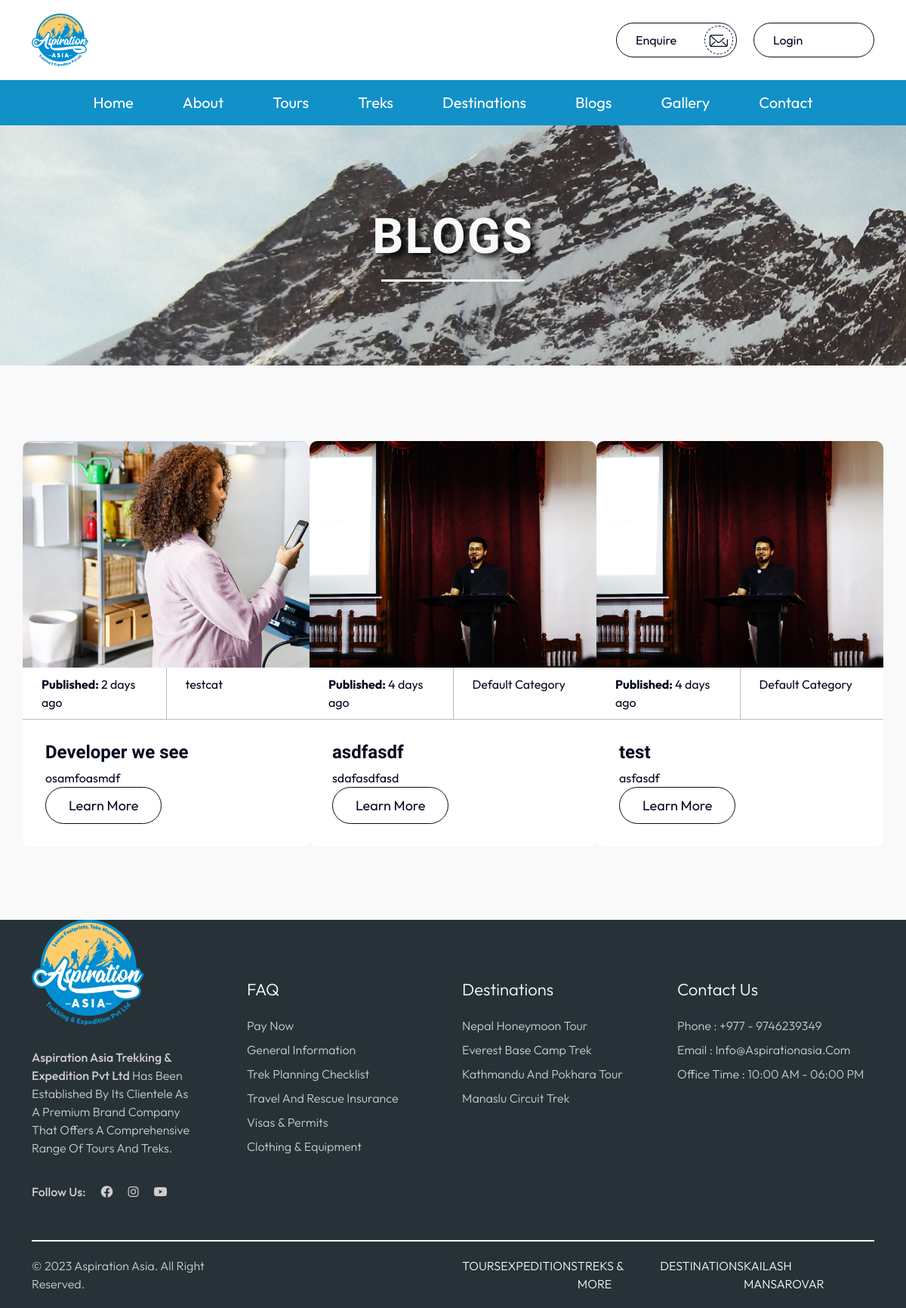
The app's page /blog, older data.
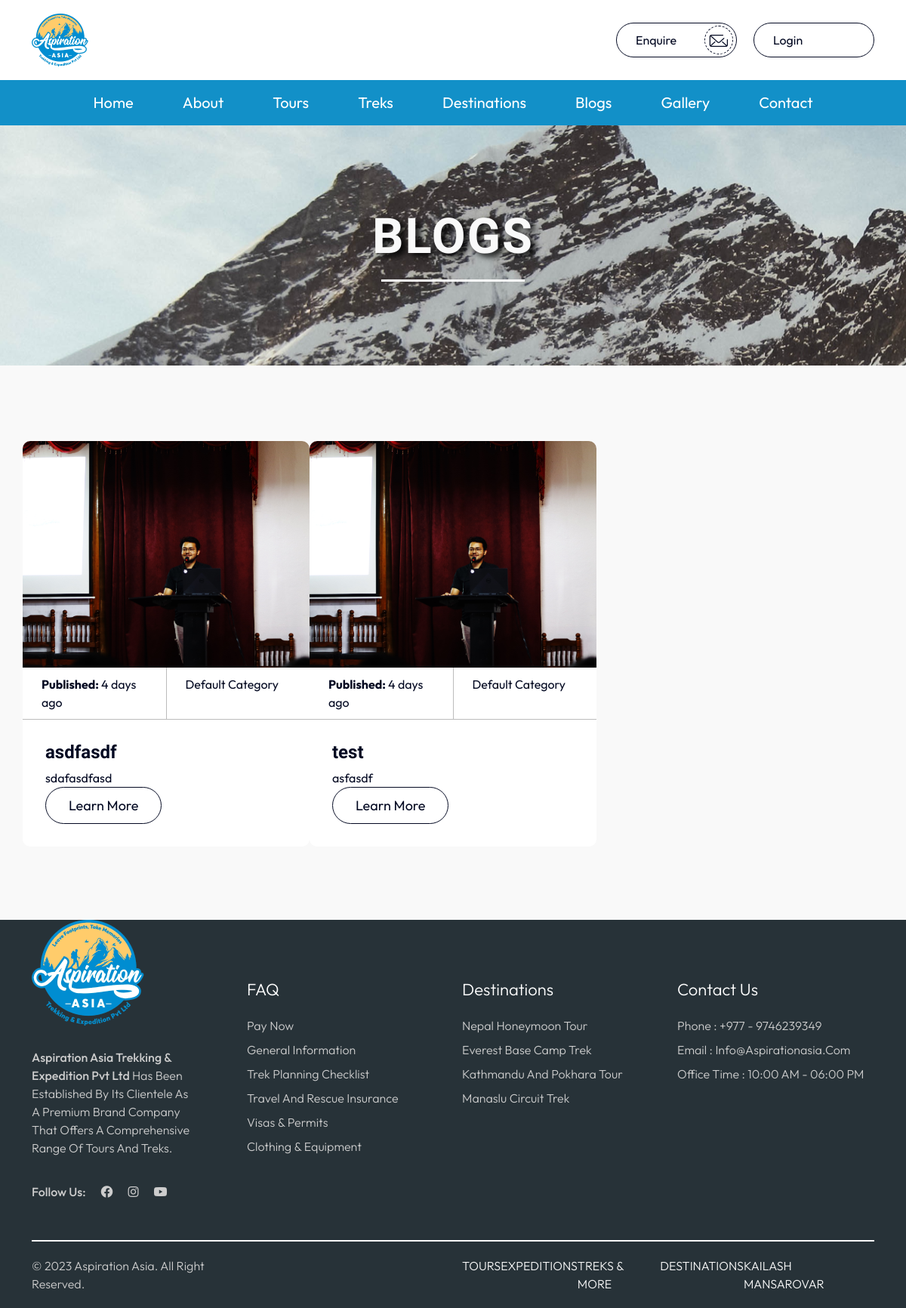
The same page, newer data.
### blogbreezeapp/models.py (models this page shows, shortened)
class Blog(models.Model):
    title = models.CharField(max_length=255)
    slug = models.SlugField(default="", null=False, blank=True, unique=True)
    publishdate = models.DateTimeField(auto_now_add=True)
    authorid = models.ForeignKey(User, on_delete=models.CASCADE, default='')
    featuredimage = models.ImageField(upload_to='uploads/', default=0)
    content = HTMLField(default='')
    category = models.ForeignKey(Category, on_delete=models.CASCADE, related_name='blogs', default=1)

class Category(models.Model):
  name = models.CharField(max_length=30)
  content = HTMLField(default = '')
  featuredimage = models.ImageField(upload_to='uploads/', default=0)
  author = models.ForeignKey(User, on_delete=models.CASCADE, default='')

### blogbreezeapp/views.py (the view)
# urls.py: path('blog', views.bloglistingloader, name='blog'),
def bloglistingloader(request):
  blogs = Blog.objects.all().order_by('-publishdate')
  template = loader.get_template('bloglisting.html')
  context = {
    'blogs': blogs,
  }
  return HttpResponse(template.render(context, request))

### blogbreezeapp/templatetags/blog_func.py (called while the page is built)
@register.filter
def dayssince(value):
    if not value:
        return ""
    delta = now() - value
    days = delta.days
    if days == 0:
        return "today"
    elif days == 1:
        return "yesterday"
    else:
        return f"{days} days ago"

### blogbreezeapp/templates/bloglisting.html
{% include 'theme-temp/header.html' %}
{% load static %}
    <section class="inner-banner  align-items-center d-flex" style="background-image: url({% static 'images/banner.png'%})">
        <div class="container position-relative">
            <h1>BLOGS</h1>
        </div>
    </section>
    <section class="blog-section section-gaps light-white-bg">
        <div class="container">
            <div class="row trek-list-box trek-list-box-slider blog-lists">
                {% for x in blogs %}
                <div class="col-md-3">
                    {% include 'template-parts/blog-content.html' %}
                </div>
                {% empty %}
                <p>No members</p>
                {% endfor %}
            </div>
        </div>
    </section>
{% include 'theme-temp/footer.html' %}

### blogbreezeapp/templates/theme-temp/header.html (shortened to what this page needs)
{% load static %}
<!DOCTYPE html>
<html lang="en">
    <head>
        <link rel="stylesheet" type="text/css" href="{% static 'css/bootstrap.css' %}">
        <link rel="stylesheet" type="text/css" href="{% static 'css/slick.css' %}">
        <link rel="stylesheet" type="text/css" href="{% static 'css/animate.css' %}">
        <link rel="stylesheet" type="text/css" href="{% static 'css/jquery.fancybox.css' %}">
        <link rel="stylesheet" type="text/css" href="{% static 'css/all.css' %}">
        <link rel="stylesheet" type="text/css" href="{% static 'css/style.css' %}">
        <link rel="stylesheet" type="text/css" href="{% static 'css/responsive.css' %}">
    </head>
    <body>
    <header class="site-header">
        <div class="top-header">
            <div class="container">
                <div class="row align-items-center">
                    <div class="col-md-4">
                        <div class="logo-brand">
                            <a href="/" title="">
                                <img src="{% static 'images/logo.png' %}" alt="">
                            </a>
                        </div>
                    </div>
                    <div class="col-md-8">
                        <ul class="header-contact d-flex justify-content-end list-none">
                            <li>
                                <a href="#" title="" class="d-flex align-items-center">
                                    <span>Enquire</span>
                                    <i class="fas icon-email"></i>
                                </a>
                            </li>
                            <li>
                                {% if user.is_authenticated %}
                                    <a href="/dashboard" title="">
                                        <span>
                                            {% if user.first_name|length > 0 %}
                                                {{user.first_name}}
                                            {% else %}
                                                {{user.username}}
                                            {% endif %}
                                        </span>
                                    </a>
                                {% else %}
                                    <a href="/login" title="">
                                        <span>Login</span>
                                    </a>
                                {% endif %}
                            </li>
                        </ul>
                    </div>
                </div>
            </div>
        </div>
        <div class="bottom-header primary-bg">
            <div class="container">
                <div class="menu-wrap">
                    <div class="overflow-menu">
                        <ul class="primary-menu">
                            <li><a href="{% url 'home' %}" title="">Home</a></li>
                            <li><a href="" title="">About</a></li>
                            <li><a href="" title="">Tours</a></li>
                            <li><a href="" title="">Treks</a></li>
                            <li><a href="" title="">Destinations</a></li>
                            <li><a href="{% url 'blog' %}" title="">Blogs</a></li>
                            <li><a href="" title="">Gallery</a></li>
                            <li><a href="{% url 'contact' %}" title="">Contact</a></li>
                        </ul>
                    </div>
                </div>
            </div>
        </div>
    </header>

### blogbreezeapp/templates/template-parts/blog-content.html (shortened to what this page needs)
{% load blog_func %}
<div class="item">
    <div class="img-holder">
        <a href="/blog/{{x.id}}" title="" class="h-100 d-block">
            <img src="{{ x.featuredimage }}" alt="" class="img-cover">
        </a>
    </div>
    <div class="content">
        <ul class="trek-info list-none {{ x.authorid }}">
            <li>
                <span>
                    <strong>Published: </strong>
                    {{ x.publishdate | dayssince }}
                </span>
            </li>
            <li>
                <span>
                    {{ x.category.name }}
                </span>
            </li>
        </ul>
        <div class="text">
            <h3 class="title mb-2">
                {{ x.title }}
            </h3>
            {{ x.content|safe | truncatewords:40}}
            <div class="btn-wrap">
                <a href="/blog/{{x.id}}" title="" class="border-btn med dark">
                    Learn More
                </a>
            </div>
        </div>
    </div>
</div>

### blogbreezeapp/templates/theme-temp/footer.html (shortened to what this page needs)
{% load static %}
<footer class="site-footer text-white">
    <div class="top-footer">
        <div class="container">
            <div class="row">
                <div class="col-md-3">
                    <div class="item">
                        <div class="footer-logo">
                            <a href="{% url 'home' %}" title="">
                                <img src="{% static 'images/logo.png' %}" alt="">
                            </a>
                        </div>
                        <div class="about-content pe-5">
                            <p>
                                <span class="company-name">Aspiration Asia trekking & Expedition Pvt Ltd </span>has been established by its clientele as a
                                premium brand company that offers a comprehensive range of tours and treks.
                            </p>
                        </div>
                        <ul class="footer-social-links">
                            <li>
                                <p>Follow Us:</p>
                            </li>
                            <li>
                                <a href="#" title="" target="_blank">
                                    <i class="fab fa-facebook"></i>
                                </a>
                            </li>
                            <li>
                                <a href="#" title="" target="_blank">
                                    <i class="fab fa-instagram"></i>
                                </a>
                            </li>
                            <li>
                                <a href="#" title="" target="_blank">
                                    <i class="fab fa-youtube"></i>
                                </a>
                            </li>
                        </ul>
                    </div>
                </div>
                <div class="col-md-3">
                    <div class="item">
                        <h2 class="footer-title">
                            FAQ
                        </h2>
                        <div class="footer-menu-lists">
                            <ul>
                                <li>
                                    <a href="#" title="">Pay Now</a>
                                </li>
                                <li>
                                    <a href="#" title="">General Information</a>
                                </li>
                                <li>
                                    <a href="#" title="">Trek Planning Checklist</a>
                                </li>
                                <li>
                                    <a href="#" title="">Travel and Rescue Insurance</a>
                                </li>
                                <li>
                                    <a href="#" title="">Visas & Permits</a>
                                </li>
                                <li>
                                    <a href="#" title="">Clothing & Equipment</a>
                                </li>
                            </ul>
                        </div>
                    </div>
                </div>
                <div class="col-md-3">
                    <h2 class="footer-title">
                        Destinations
                    </h2>
                    <div class="footer-menu-lists">
                        <ul>
                            <li>
                                <a href="#" title="">Nepal Honeymoon Tour</a>
                            </li>
                            <li>
                                <a href="#" title="">Everest Base Camp Trek</a>
                            </li>
                            <li>
                                <a href="#" title="">Kathmandu And Pokhara Tour</a>
                             </li>
                            <li>
                                <a href="#" title="">Manaslu Circuit Trek</a>
                            </li>
                        </ul>
                    </div>
                </div>
                <div class="col-md-3">
                    <h2 class="footer-title">
                        Contact Us
                    </h2>
                    <div class="footer-menu-lists">
                        <ul>
                            <li>
                                <p>Phone : <a href="tel: +977 - 9746239349"> +977 - 9746239349</a></p>
                            </li>
                            <li>
                                <p>Email : <a href="mailto: info@aspirationasia.com"> info@aspirationasia.com</a></p>
                            </li>
                            <li>
                                <p>Office Time : 10:00 AM - 06:00 PM</p>
                             </li>
                        </ul>
                    </div>
                </div>
            </div>
        </div>
    </div>
    <div class="bottom-footer">
        <div class="container">
            <div class="copyright mt-5">
                <div class="row justify-content-between">
                    <div class="col-md-3">
                        <p>&copy; 2023 Aspiration Asia. All right reserved.</p>
                    </div>
                    <div class="col-md-6">
                        <div class="bottom-footer-menu">
                            <ul class="d-flex justify-content-between">
                                <li>
                                    <a href="#" title="">TOURS</a>
                                </li>
                                <li>
                                    <a href="#" title="">EXPEDITIONS</a>
                                </li>
                                <li>
                                    <a href="#" title="">TREKS & MORE</a>
                                </li>
                                <li>
                                    <a href="#" title="">DESTINATIONS</a>
                                </li>
                                <li>
                                    <a href="#" title="">KAILASH MANSAROVAR</a>
                                </li>
                            </ul>
                        </div>
                    </div>
                </div>
            </div>
        </div>
    </div>
</footer>
</body>
</html>

### blogbreezeapp/static/css/all.css (style rules this page uses)
.fa, .fas, .far, .fal, .fab { -moz-osx-font-smoothing: grayscale; -webkit-font-smoothing: antialiased; display: inline-block; font-style: normal; font-variant: normal; text-rendering: auto; line-height: 1; }
.fa-facebook:before { content: "\f09a"; }
.fa-instagram:before { content: "\f16d"; }
.fa-youtube:before { content: "\f167"; }
.fab { font-family: 'Font Awesome 5 Brands'; }
.fa, .fas { font-family: 'Font Awesome 5 Free'; font-weight: 900; }

Row changes from the older to the newer data that the page shows:
removed Blog: featuredimage (picture), publishdate|dayssince "2 days ago", category.name "testcat", title "Developer we see", content "osamfoasmdf"
